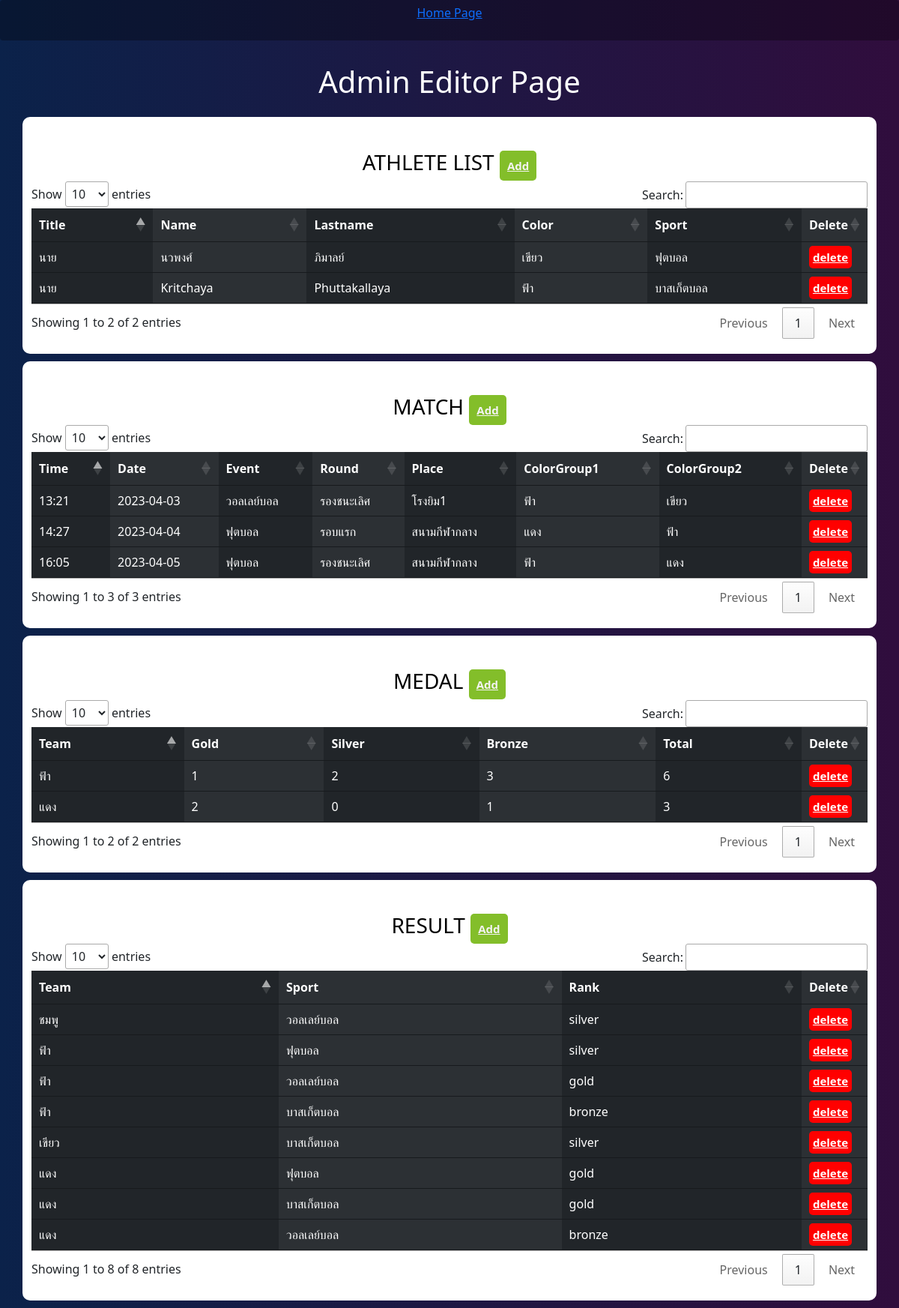
The app's page /admin.php with its own data.
### tables this page shows
CREATE TABLE `users` (
  `id` int(11) NOT NULL,
  `title` varchar(50) NOT NULL,
  `name` varchar(50) NOT NULL,
  `lastname` varchar(50) NOT NULL,
  `color` varchar(50) NOT NULL,
  `sport` varchar(50) NOT NULL
);

CREATE TABLE `schecdule` (
  `matchid` int(11) NOT NULL,
  `Time` varchar(50) NOT NULL,
  `Date` varchar(50) NOT NULL,
  `Event` varchar(50) NOT NULL,
  `Round` varchar(50) NOT NULL,
  `Place` varchar(50) NOT NULL,
  `ColorGroup1` varchar(50) NOT NULL,
  `ColorGroup2` varchar(50) NOT NULL
);

CREATE TABLE `medal` (
  `id_medal` int(11) NOT NULL,
  `team` varchar(50) NOT NULL,
  `gold` int(11) NOT NULL,
  `silver` int(11) NOT NULL,
  `bronze` int(11) NOT NULL,
  `total` int(11) NOT NULL
);

CREATE TABLE `result` (
  `re_id` int(11) NOT NULL,
  `team` varchar(50) NOT NULL,
  `sport` varchar(50) NOT NULL,
  `rank` varchar(50) NOT NULL
);

### admin.php (the view, shortened to what this page needs)
<!DOCTYPE html>
<html lang="eng">
<head>
    <link rel="stylesheet" href="styleadmin.css">
    <link rel="stylesheet" href="https://pro.fontawesome.com/releases/v5.15.3/css/all.css">
    <link rel="stylesheet" href="https://cdn.datatables.net/1.13.4/css/jquery.dataTables.min.css">
    <link rel="stylesheet" href="https://cdn.jsdelivr.net/npm/bootstrap@5.3.0-alpha3/dist/css/bootstrap.min.css">
</head>
<body>
    <ul class="admineditor">
        <li><a href="admin_page.php">Home Page </a></li>
    </ul>
    <div class="homeadmin">
        <h1> Admin Editor Page </h1>
    </div>
    <div class="container">
        <div class="row">
            <div class="adminbody">
                <div class="col-md-12"> <br>
                    <h3 style="color:black">ATHLETE LIST <a href="addData.php" class="addbtn">Add</a></h3>
                    <table id="myTable1" class="table table-dark table-striped-columns">
                        <thead>
                            <th>Title</th>
                            <th>Name</th>
                            <th>Lastname</th>
                            <th>Color</th>
                            <th>Sport</th>
                            <th width="5%">Delete</th>
                        </thead>
                        <tbody>
                            <?php
                            require_once 'connect.php';
                            $stmt = $conn->prepare("SELECT * FROM `users`");
                            $stmt->execute();
                            $result = $stmt->get_result();
                            $users = $result->fetch_all(MYSQLI_ASSOC);
                            foreach ($users as $user) {
                            ?>
                                <tr>
                                    <td><?php echo $user['title'] ?></td>
                                    <td><?php echo $user['name'] ?></td>
                                    <td><?php echo $user['lastname'] ?></td>
                                    <td><?php echo $user['color'] ?></td>
                                    <td><?php echo $user['sport'] ?></td>
                                    <td><a href="delete.php?id=<?php echo $user['id']; ?>" class="deletebtn" onclick="return confirm('Confirm !!');">delete</a></td>
                                </tr>
                            <?php
                            }
                            ?>
                        </tbody>
                    </table>
                </div>
            </div>
            <div class="adminbody">
                <div class="col-md-12"> <br>
                    <h3 style="color:black">MATCH <a href="addMatch.php" class="addbtn">Add</a></h3>
                    <table id="myTable2" class="table table-dark table-striped-columns">
                        <thead>
                            <th>Time</th>
                            <th>Date</th>
                            <th>Event</th>
                            <th>Round</th>
                            <th>Place</th>
                            <th>ColorGroup1</th>
                            <th>ColorGroup2</th>
                            <th width="5%">Delete</th>
                        </thead>
                        <tbody>
                            <?php
                            require_once 'connect.php';
                            $stmt = $conn->prepare("SELECT * FROM `schecdule`");
                            $stmt->execute();
                            $result = $stmt->get_result();
                            $users = $result->fetch_all(MYSQLI_ASSOC);
                            foreach ($users as $user) {
                            ?>
                                <tr>
                                    <td><?php echo $user['Time'] ?></td>
                                    <td><?php echo $user['Date'] ?></td>
                                    <td><?php echo $user['Event'] ?></td>
                                    <td><?php echo $user['Round'] ?></td>
                                    <td><?php echo $user['Place'] ?></td>
                                    <td><?php echo $user['ColorGroup1'] ?></td>
                                    <td><?php echo $user['ColorGroup2'] ?></td>
                                    <td><a href="deleteMatch.php?matchid=<?php echo $user['matchid']; ?>" class="deletebtn" onclick="return confirm('Confirm !!');">delete</a></td>
                                </tr>
                            <?php
                            }
                            ?>
                        </tbody>
                    </table>
                </div>
            </div>
            <div class="adminbody">
                <div class="col-md-12"> <br>
                    <h3 style="color:black">MEDAL <a href="addMedal.php" class="addbtn">Add</a></h3>
                    <table id="myTable3" class="table table-dark table-striped-columns">
                        <thead>
                            <th>Team</th>
                            <th>Gold</th>
                            <th>Silver</th>
                            <th>Bronze</th>
                            <th>Total</th>
                            <th width="5%">Delete</th>
                        </thead>
                        <tbody>
                            <?php
                            require_once 'connect.php';
                            $stmt = $conn->prepare("SELECT * FROM `medal`");
                            $stmt->execute();
                            $result = $stmt->get_result();
                            $users = $result->fetch_all(MYSQLI_ASSOC);
                            foreach ($users as $user) {
                            ?>
                                <tr>
                                    <td><?php echo $user['team'] ?></td>
                                    <td><?php echo $user['gold'] ?></td>
                                    <td><?php echo $user['silver'] ?></td>
                                    <td><?php echo $user['bronze'] ?></td>
                                    <td><?php echo $user['total'] ?></td>
                                    <td><a href="deleteMedal.php?id_medal=<?php echo $user['id_medal']; ?>" class="deletebtn" onclick="return confirm('Confirm !!');">delete</a></td>
                                </tr>
                            <?php
                            }
                            ?>
                        </tbody>
                    </table>
                </div>
            </div>
            <div class="adminbody">
                <div class="col-md-12"> <br>
                    <h3 style="color:black">RESULT <a href="addResult.php" class="addbtn">Add</a></h3>
                    <table id="myTable4" class="table table-dark table-striped-columns">
                        <thead>
                            <th>Team</th>
                            <th>Sport</th>
                            <th>Rank</th>
                            <th width="5%">Delete</th>
                        </thead>
                        <tbody>
                            <?php
                            require_once 'connect.php';
                            $stmt = $conn->prepare("SELECT * FROM `result`");
                            $stmt->execute();
                            $result = $stmt->get_result();
                            $users = $result->fetch_all(MYSQLI_ASSOC);
                            foreach ($users as $user) {
                            ?>
                                <tr>
                                    <td><?php echo $user['team'] ?></td>
                                    <td><?php echo $user['sport'] ?></td>
                                    <td><?php echo $user['rank'] ?></td>
                                    <td><a href="deleteResult.php?re_id=<?php echo $user['re_id']; ?>" class="deletebtn" onclick="return confirm('Confirm !!');">delete</a></td>
                                </tr>
                            <?php
                            }
                            ?>
                        </tbody>
                    </table>
                </div>
            </div>
        </div>
    </div>
</body>
</html>

### styleadmin.css (style rules this page uses)
* { margin: 0; padding: 0; }
body { font-size: 120%; background: #ffffff; background: linear-gradient(to right, #0B224A, #300D3D); color: #ffffff; font-family: 'Gill Sans', 'Gill Sans MT', Calibri, 'Trebuchet MS', sans-serif; }
.admineditor { text-align: center; }
.col-md-12 h3 { color: #fff; text-align: center; }
ul li { list-style-type: none; margin-bottom: 20px; }
.addbtn { width: 10px; padding: 10px; font-size: 15px; font-weight: bold; color: rgb(243, 243, 243); background: rgb(131, 190, 42); border: none; border-radius: 5px; }
.deletebtn { left: 50%; width: 100%; padding: 5px; font-size: 15px; font-weight: bold; color: white; background: red; border: none; border-radius: 5px; }
.adminbody { width: 100%; padding: 20px; background: white; border-radius: 10px; margin-bottom: 10px; }
.admineditor { text-align: center; padding: 5px; background: rgba(0, 0, 0, 0.315); color: #ffffff; border-radius: 4px; font-size: 16px; }
.homeadmin { padding: 15px; color: white; text-align: center; }

### records on screen
users: title "นาย", name "นวพงศ์", lastname "ภิมาลย์", color "เขียว", sport "ฟุตบอล"
users: title "นาย", name "Kritchaya", lastname "Phuttakallaya", color "ฟ้า", sport "บาสเก็ตบอล"
schecdule: Time "14:27", Date "2023-04-04", Event "ฟุตบอล", Round "รอบแรก", Place "สนามกีฬากลาง", ColorGroup1 "แดง", ColorGroup2 "ฟ้า"
schecdule: Time "13:21", Date "2023-04-03", Event "วอลเลย์บอล", Round "รองชนะเลิศ", Place "โรงยิม1", ColorGroup1 "ฟ้า", ColorGroup2 "เขียว"
schecdule: Time "16:05", Date "2023-04-05", Event "ฟุตบอล", Round "รองชนะเลิศ", Place "สนามกีฬากลาง", ColorGroup1 "ฟ้า", ColorGroup2 "แดง"
medal: team "แดง", gold "2", silver "0", bronze "1", total "3"
medal: team "ฟ้า", gold "1", silver "2", bronze "3", total "6"
result: team "แดง", sport "ฟุตบอล", rank "gold"
result: team "แดง", sport "บาสเก็ตบอล", rank "gold"
result: team "แดง", sport "วอลเลย์บอล", rank "bronze"
result: team "ฟ้า", sport "ฟุตบอล", rank "silver"
result: team "ฟ้า", sport "วอลเลย์บอล", rank "gold"
result: team "ฟ้า", sport "บาสเก็ตบอล", rank "bronze"
result: team "เขียว", sport "บาสเก็ตบอล", rank "silver"
result: team "ชมพู", sport "วอลเลย์บอล", rank "silver"
